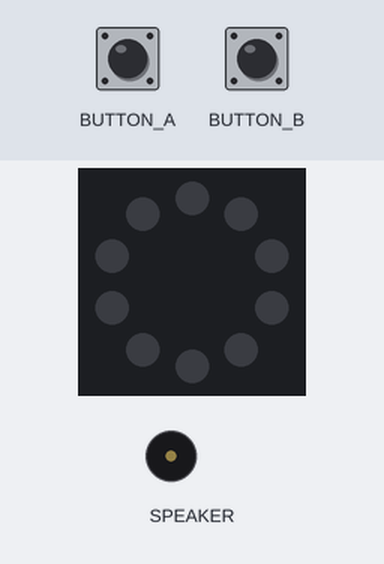
This program was run on a simulated Circuit Playground running CircuitPython. Shown: the board's ring of 10 RGB LEDs (number 0 left of the top, counting anticlockwise), buzzer (waves = sounding). The test bench sets the inputs (shaded band). Dim RGB values are drawn brighter than linear; audio playback is drawn as a buzzer.

Above: at 2.2 s.
2.3 s: button A pressed for 0.15 s
At 3.5 s:
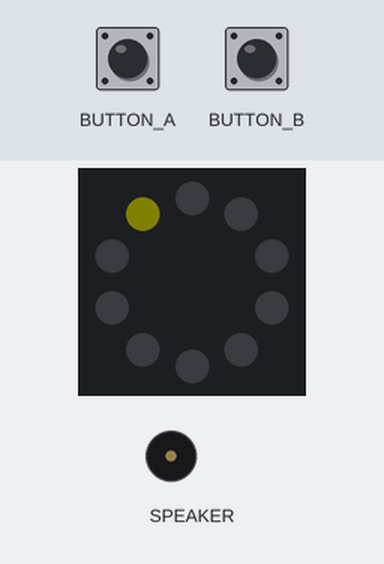
3.9 s: button A pressed for 1 s
At 4.8 s:
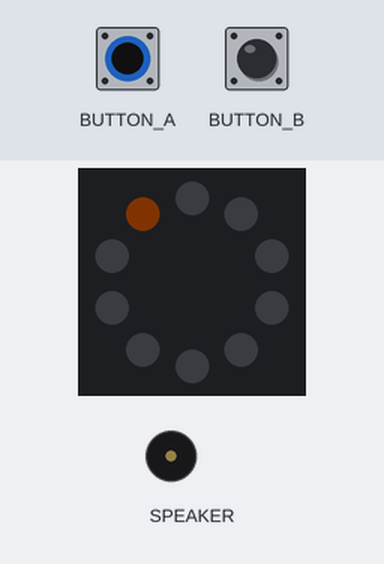
6.4 s: button B pressed for 0.15 s
At 6.7 s:
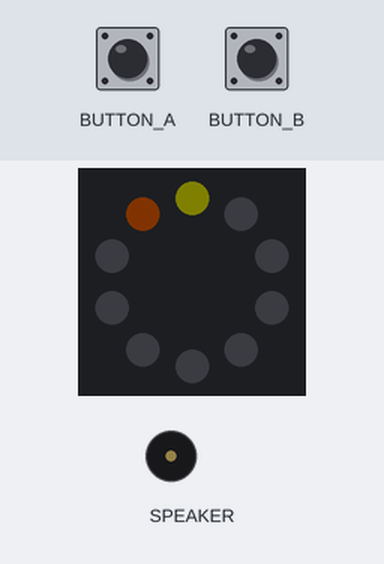
8.0 s: button B pressed for 1 s
At 9.2 s:
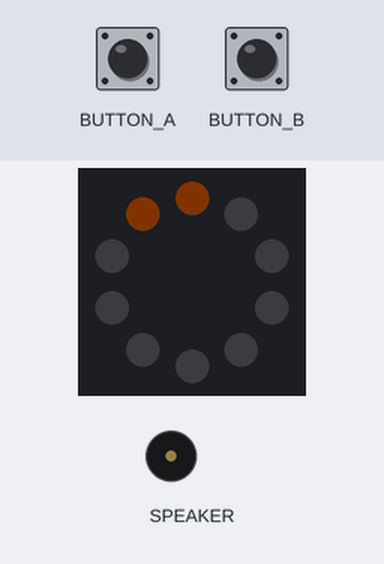
10.5 s: button A pressed 5 times (0.12 s each, 0.3 s apart)
At 12.0 s:
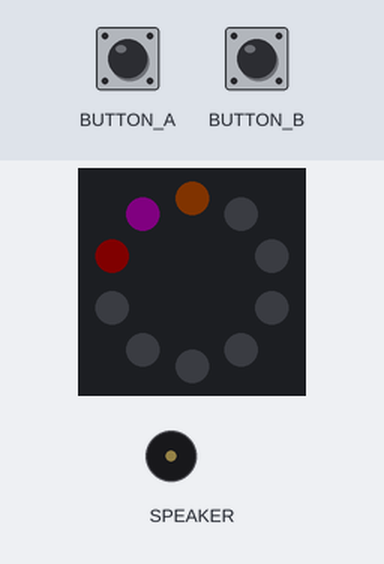
Timing chart, 0 to 13.5 s (numbered marks = the images above; inputs shaded):
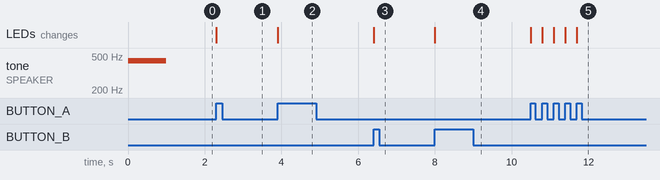

The program:

main.py
```python
from button import ButtonEvent
from score import ScoreBoard


def main():
    buttons = {1: ButtonEvent('button_a'), 2: ButtonEvent('button_b')}
    board = ScoreBoard()
    while True:
        for player, button in buttons.items():
            if button.is_pressed():
                board.scored(player)


main()
```

button.py
```python
from adafruit_circuitplayground.express import cpx


class ButtonEvent:
    def __init__(self, name):
        self.name = name
        self.last = False

    def is_pressed(self):
        pressed = getattr(cpx, self.name)
        changed = (pressed != self.last)
        self.last = pressed
        return (pressed and changed)
```

score.py
```python
from adafruit_circuitplayground.express import cpx
from colors import COLORS


class ScoreBoard:
    def __init__(self):
        self.score = {1: 0, 2: 0}
        cpx.pixels.brightness = 0.02
        cpx.play_file('start.wav')

    def scored(self, player):
        self.score[player] += 1
        self.show(player)
        if self.score[player] == 20:
            cpx.play_file('win%s.wav' % player)

    def show(self, player):
        score = self.score[player]
        pos, color = COLORS[player][score]
        cpx.pixels[pos] = color
```

colors.py
```python
BLACK = 0x000000
SEQUENCE = [
    0xFFFF00,   # Yellow
    0xFF8C00,   # DarkOrange
    0xFF0000,   # Red
    0xFF00FF,   # Magenta
]
PLAYER_PIXELS1 = [0, 1, 2, 3, 4]
PLAYER_PIXELS2 = [9, 8, 7, 6, 5]


def generate_colors(positions):
    yield 0, BLACK
    for i in positions:
        for color in SEQUENCE:
            yield i, color


COLORS = dict()
COLORS[1] = list(generate_colors(PLAYER_PIXELS1))
COLORS[2] = list(generate_colors(PLAYER_PIXELS2))
```

Measured:
- after the input at 2.3 s, the LEDs: change at once (image 1)
- after the input at 3.9 s, the LEDs: change at once (image 2)
- after the input at 6.4 s, the LEDs: change at once (image 3)
- after the input at 8.0 s, the LEDs: change at once (image 4)
- after the input at 10.5 s, the LEDs: first change at once (image 5 shows a later state)
